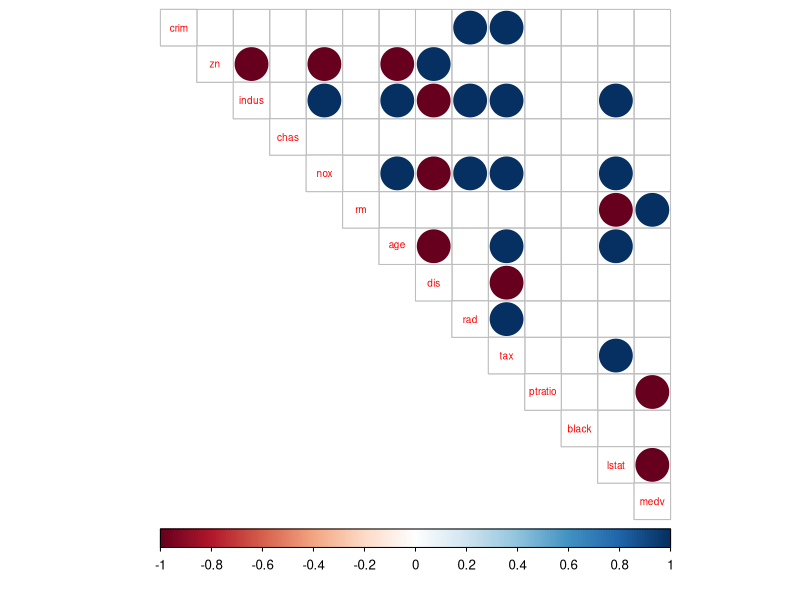
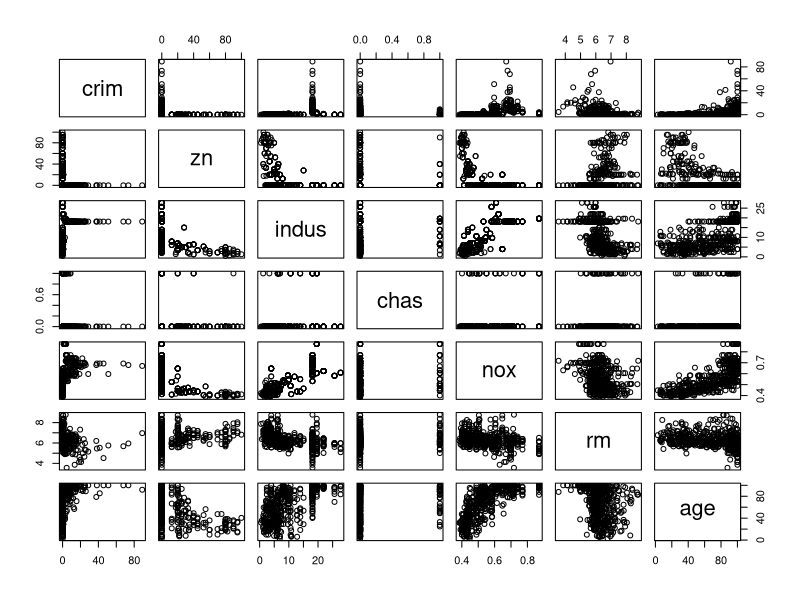
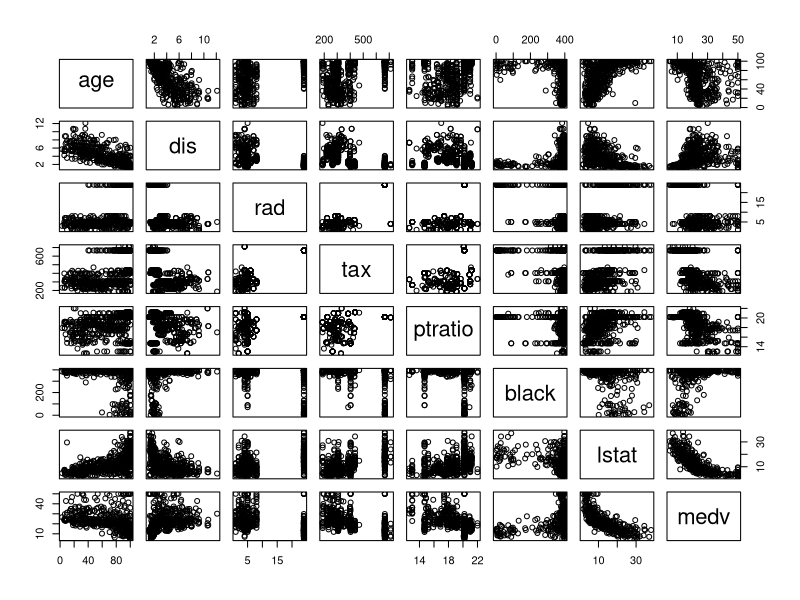
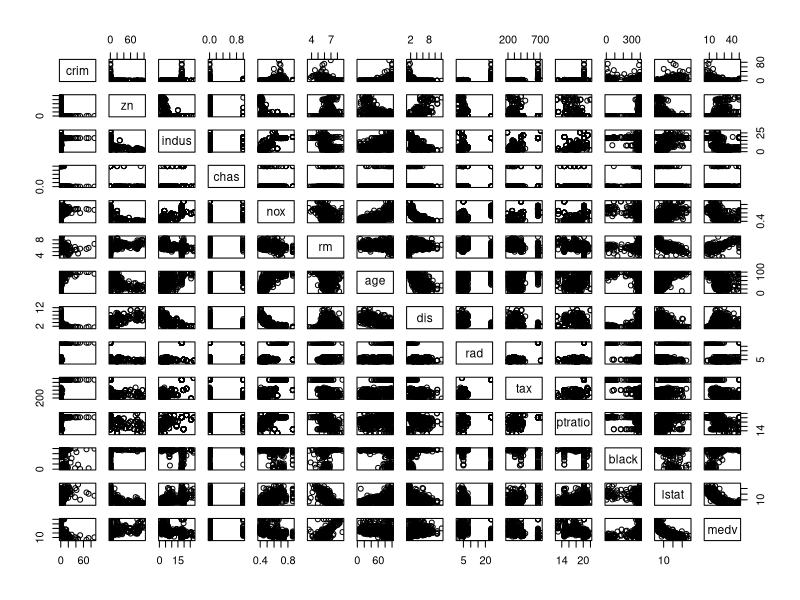
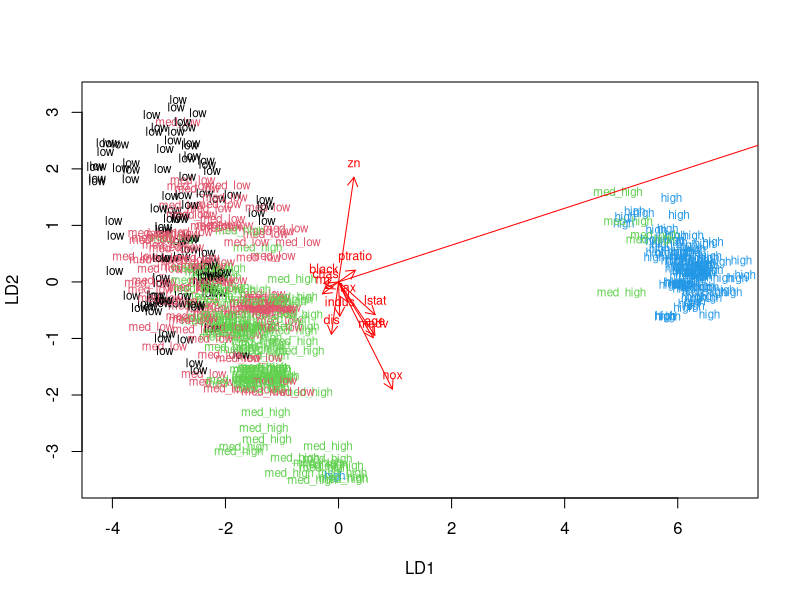
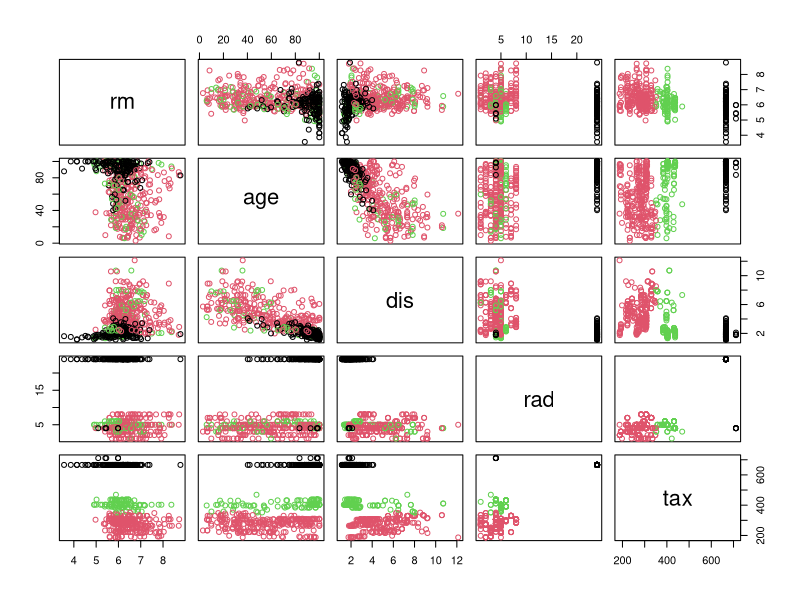
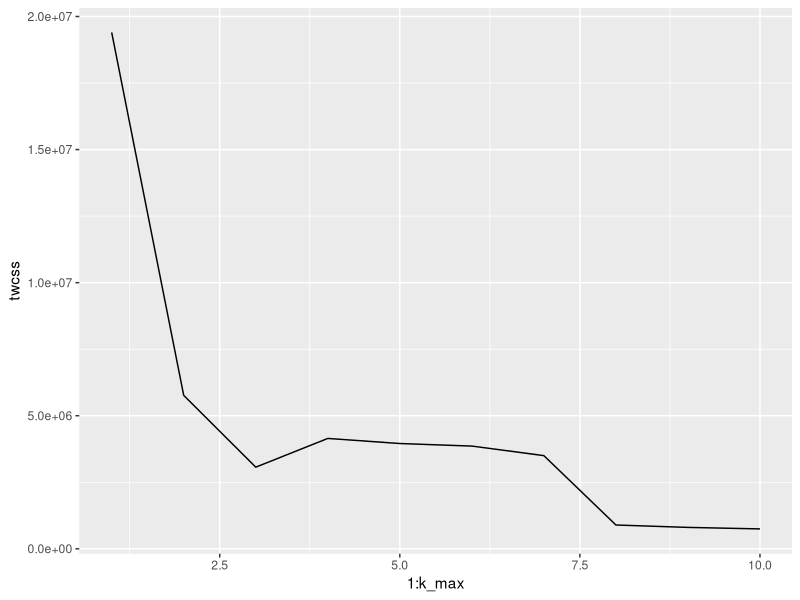
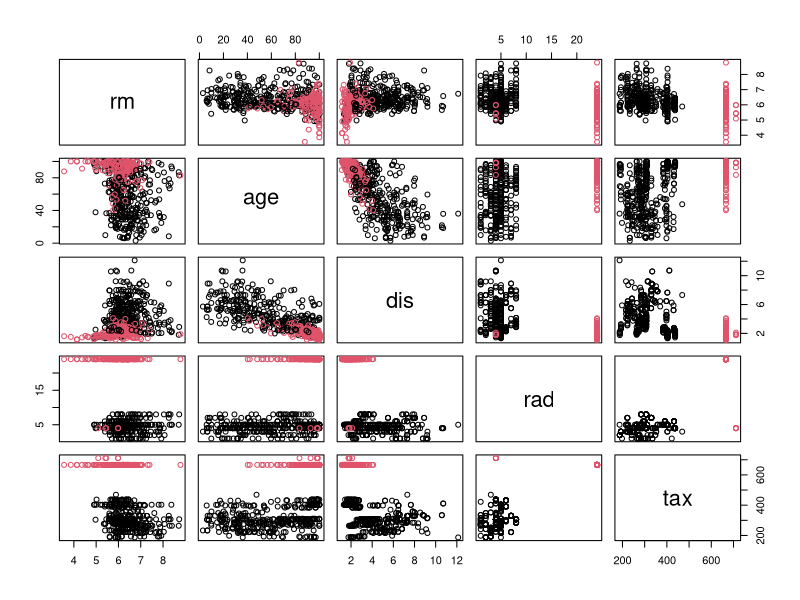

Write R code to recreate these figures, in order.
## ---- chunk 1
# access the MASS package
library(MASS)

# load the data
data("Boston")
## ---- chunk 2
library(Hmisc)
library(dbplyr)
library(tidyverse)
library(ggplot2)
library(corrplot)
# calculate the correlation matrix and round it
cor_matrix<-cor(Boston) %>% round()

# print the correlation matrix


# visualize the correlation matrix
corrplot(cor_matrix, method="circle",type = "upper",cl.pos = "b",tl.pos = "d", tl.cex = 0.6)
pairs(Boston[1:7])
pairs(Boston[7:14])
pairs(Boston)
#hist.data.frame(Boston)
summary(Boston)
## ---- chunk 3
# center and standardize variables
boston_scaled <- scale(Boston)

# summaries of the scaled variables
summary(boston_scaled)


# change the object to data frame
boston_scaled <- as.data.frame(boston_scaled)

# create a quantile vector of crim and print it
bins <- quantile(boston_scaled$crim)
bins

# create a categorical variable 'crime'
crime <- cut(boston_scaled$crim, breaks = bins, include.lowest = TRUE, labels = c("low","med_low","med_high","high"))

# remove original crim from the dataset
boston_scaled <- dplyr::select(boston_scaled, -crim)

# add the new categorical value to scaled data
boston_scaled <- data.frame(boston_scaled, crime)
# number of rows in the Boston dataset 
n <- nrow(boston_scaled)

# choose randomly 80% of the rows
ind <- sample(n,  size = n * 0.8)

# create train set
train <- boston_scaled[ind,]

# create test set 
test <- boston_scaled[-ind,]

# save the correct classes from test data
correct_classes <- test$crime

# remove the crime variable from test data
test <- dplyr::select(test, -crime)
## ---- chunk 4
# linear discriminant analysis
lda.fit <- lda(crime ~ ., data = train)

# print the lda.fit object
lda.fit

# the function for lda biplot arrows
lda.arrows <- function(x, myscale = 1, arrow_heads = 0.1, color = "red", tex = 0.75, choices = c(1,2)){
  heads <- coef(x)
  arrows(x0 = 0, y0 = 0, 
         x1 = myscale * heads[,choices[1]], 
         y1 = myscale * heads[,choices[2]], col=color, length = arrow_heads)
  text(myscale * heads[,choices], labels = row.names(heads), 
       cex = tex, col=color, pos=3)
}

# target classes as numeric
classes <- as.numeric(train$crime)

# plot the lda results
plot(lda.fit, dimen = 2,col = classes, pch = classes)
lda.arrows(lda.fit, myscale = 2.5)
## ---- chunk 5
# predict classes with test data
lda.pred <- predict(lda.fit, newdata = test)

# cross tabulate the results
table(correct = correct_classes, predicted = lda.pred$class)
## ---- chunk 6
# re-loading the data
data("Boston")

# center and standardize variables
boston_scaled <- scale(Boston)

# change the object to data frame
boston_scaled <- as.data.frame(boston_scaled)
# euclidean distance matrix
dist_eu <- dist(Boston)

# look at the summary of the distances
summary(dist_eu)

# k-means clustering
km <-kmeans(Boston, centers = 3)

# plot the Boston dataset with clusters
pairs(Boston[6:10], col = km$cluster)
set.seed(123)

# determine the number of clusters
k_max <- 10

# calculate the total within sum of squares
twcss <- sapply(1:k_max, function(k){kmeans(Boston, k)$tot.withinss})

# visualize the results
qplot(x = 1:k_max, y = twcss, geom = 'line')

# k-means clustering
km <-kmeans(Boston, centers = 2)

# plot the Boston dataset with clusters
pairs(Boston[6:10], col = km$cluster)
